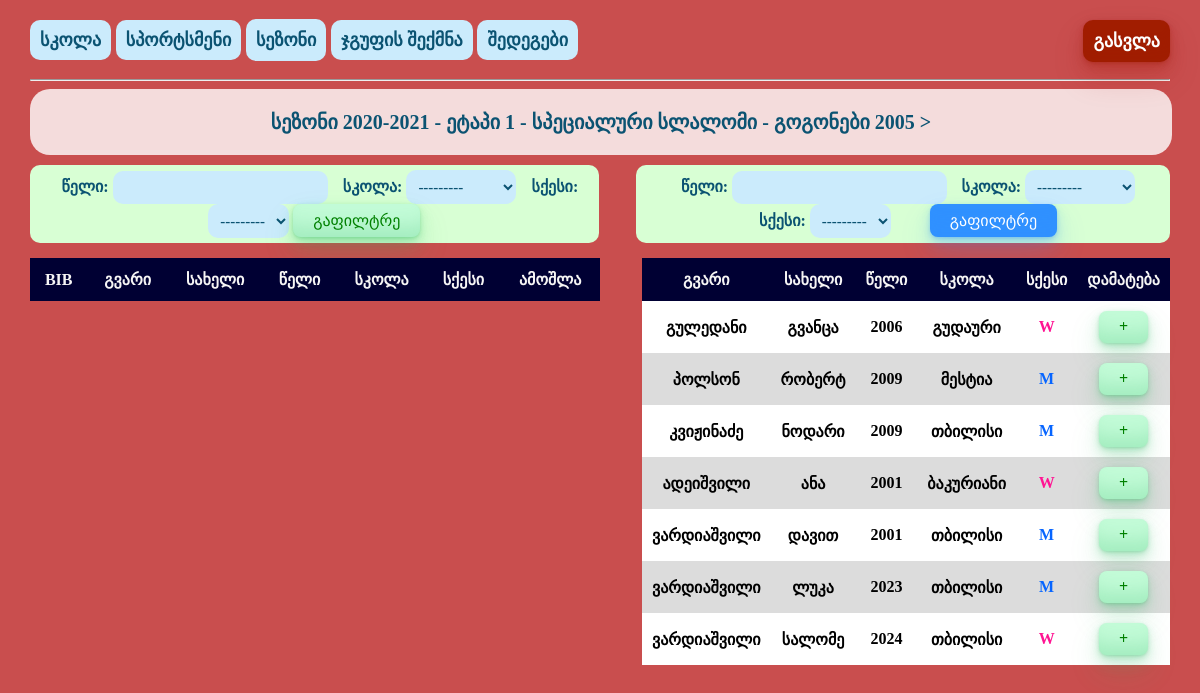
Page /staff/shuffle/3 (signed in) on the earlier database version.
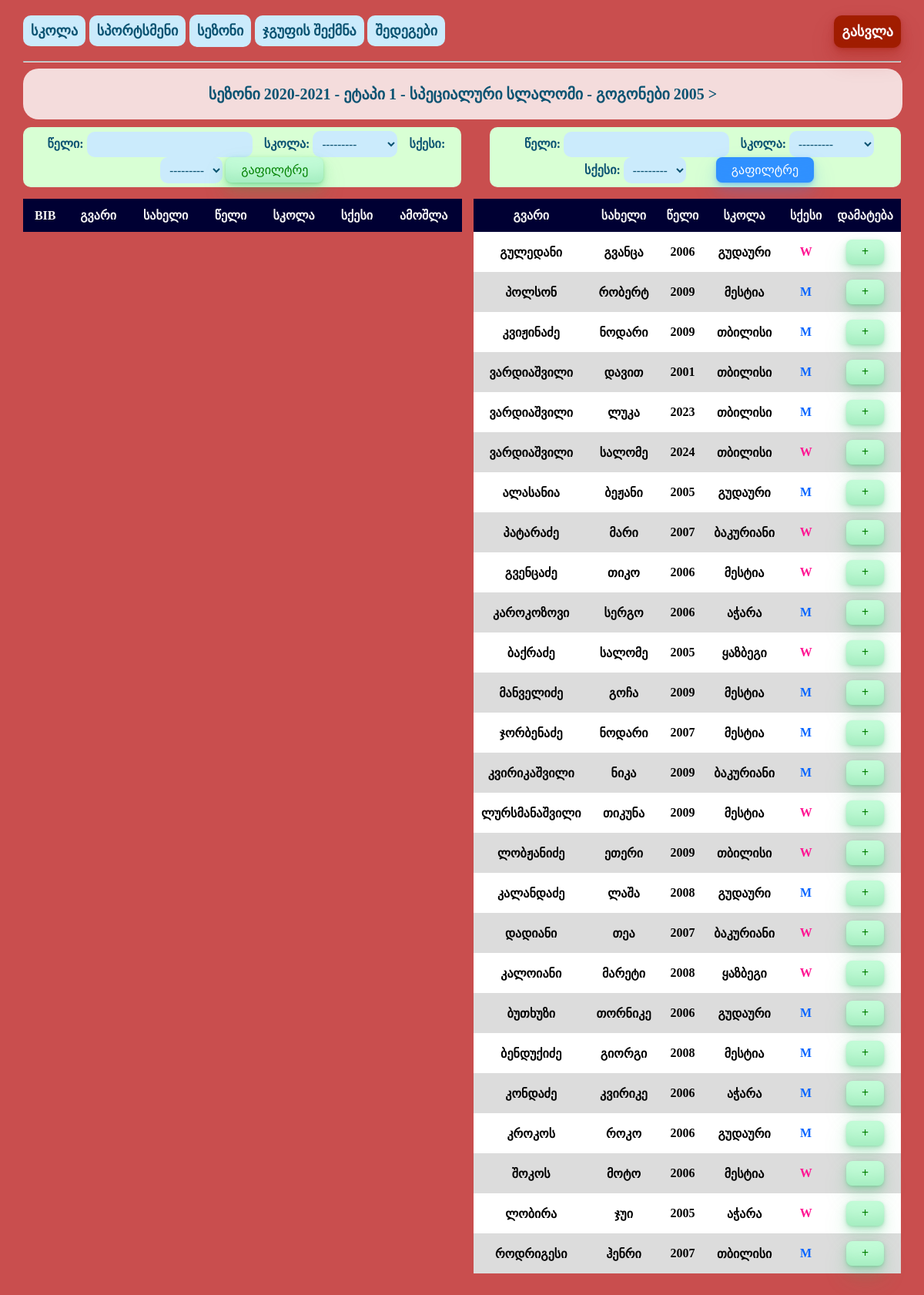
Same page on the later database version.
### staff/models.py (models this page shows, shortened)
class Competitor(models.Model):
    surname = models.CharField(max_length=40, )
    name = models.CharField(max_length=30)
    year = models.IntegerField()
    school = models.ForeignKey(School, on_delete=models.SET_NULL, null=True)
    gender = models.ForeignKey(Gender, on_delete=models.SET_NULL, null=True)
    class Meta:
        db_table = 'staff_competitor'

class School(models.Model):
    school_name = models.CharField(max_length=20)
    def __str__(self):
        return self.school_name

class Gender(models.Model):
    gender = models.CharField(max_length=3)
    def __str__(self):
        return self.gender

### staff/views.py (the view)
# urls.py: path('shuffle/<int:pk>', views.shuffle, name='shuffle-add'),
@login_required(login_url='login')
def shuffle(request, pk):
    room = Shake.objects.get(pk=pk)
    competitors = Competitor.objects.all()
    myfilter = Orderfilter(request.GET, queryset=competitors)
    competitors = myfilter.qs
    if request.GET.get('competitor'):
        competitors_id = request.GET.get('competitor')
        sub_competitors = Competitor.objects.get(id=competitors_id)
        room.participants.add(sub_competitors.id)
    if request.GET.get('delete'):
        competitors_id = request.GET.get('delete')
        sub_competitors = Competitor.objects.get(id=competitors_id)
        room.participants.remove(sub_competitors.id)
    else:
        competitors_id = ""
        sub_competitors = ""
    context = {'myfilter': myfilter, 'room': room, 'competitors': competitors, 'sub_competitors': sub_competitors}
    return render(request, 'staff/shuffle-add.html', context)

### staff/models.py (called while the page is built)
    def __str__(self):
        return self.season_name

    def __str__(self):
        return self.stage_name

    def __str__(self):
        return self.group_name

    def __str__(self):
        return self.discipline_name

### staff/templatetags/add_get_parameter.py (called while the page is built)
@register.tag
def add_get(parser, token):
    pairs = token.split_contents()[1:]
    values = {}
    for pair in pairs:
        s = pair.split('=', 1)
        values[s[0]] = parser.compile_filter(s[1])
    return AddGetParameter(values)

    def render(self, context):
        req = django.template.Variable('request').resolve(context)
        params = req.GET.copy()
        for key, value in self.values.items():
            params[key] = value.resolve(context)
        return '?%s' % params.urlencode()

### staff/templates/staff/shuffle-add.html (shortened to what this page needs)
{% extends 'staff/base.html' %}
{% block content %}
 {% load add_get_parameter %}
<body>
<div class="group_header">
    <p class="group_header_txt">
        {{ room.season_name }} - {{ room.stage_name }} -
    {{ room.discipline }} - {{ room.group_name }}</p>
</div>
<form style="width:49%;float:left;" class="filter-form" method="get">
    <label for="id_year">წელი:</label>
    {{myfilter.form.year}}
    <label for="id_school">სკოლა:</label>
    {{myfilter.form.school}}
    <label for="id_gender">სქესი:</label>
    {{myfilter.form.gender}}
    <button class="button-33"  type="submit">
        გაფილტრე
    </button>
</form>
<form style="width:46%;float:right;" class="filter-form" method="get">
    <label for="id_year">წელი:</label>
    {{myfilter.form.year}}
    <label for="id_school">სკოლა:</label>
    {{myfilter.form.school}}
    <label for="id_gender">სქესი:</label>
    {{myfilter.form.gender}}
    <button class="button-33" id="filter_btn" type="submit">
        გაფილტრე
    </button>
</form>
<div>
    <table class="competitors" style="float: left;width:50%;">
        <tr>
            <th>BIB</th>
            <th>გვარი</th>
            <th>სახელი</th>
            <th>წელი</th>
            <th>სკოლა</th>
            <th>სქესი</th>
            <th>ამოშლა</th>
        </tr>
    </table>
    <table class="competitors" style="float: right;width:46%;margin-left:4px;">
        <tr>
            <th>გვარი</th>
            <th>სახელი</th>
            <th>წელი</th>
            <th>სკოლა</th>
            <th>სქესი</th>
            <th>დამატება</th>
        </tr>
        <tr>
            {% for competitor in competitors %}
                    <tr>
                        <td>{{ competitor.surname }}</td>
                        <td>{{ competitor.name }}</td>
                        <td>{{ competitor.year }}</td>
                        <td>{{ competitor.school }}</td>
                        <td class="{{ competitor.gender }}" >{{ competitor.gender }}</td>
                        <td>
                            <a class="button-33" href="{% add_get competitor=competitor.id delete=''%}"> + </a>
                        </td>
                    </tr>
            {% endfor %}
        </tr>
    </table>
</div>
</body>
{% endblock content %}

Differences in the rows shown:
removed Competitor: surname "ადეიშვილი", name "ანა", year "2001", school "ბაკურიანი", gender "W"
added Competitor: surname "ალასანია", name "ბეჟანი", year "2005", school "გუდაური", gender "M"
added Competitor: surname "პატარაძე", name "მარი", year "2007", school "ბაკურიანი", gender "W"
added Competitor: surname "გვენცაძე", name "თიკო", year "2006", school "მესტია", gender "W"
added Competitor: surname "კაროკოზოვი", name "სერგო", year "2006", school "აჭარა", gender "M"
added Competitor: surname "ბაქრაძე", name "სალომე", year "2005", school "ყაზბეგი", gender "W"
added Competitor: surname "მანველიძე", name "გოჩა", year "2009", school "მესტია", gender "M"
added Competitor: surname "ჯორბენაძე", name "ნოდარი", year "2007", school "მესტია", gender "M"
added Competitor: surname "კვირიკაშვილი", name "ნიკა", year "2009", school "ბაკურიანი", gender "M"
added Competitor: surname "ლურსმანაშვილი", name "თიკუნა", year "2009", school "მესტია", gender "W"
added Competitor: surname "ლობჟანიძე", name "ეთერი", year "2009", school "თბილისი", gender "W"
added Competitor: surname "კალანდაძე", name "ლაშა", year "2008", school "გუდაური", gender "M"
added Competitor: surname "დადიანი", name "თეა", year "2007", school "ბაკურიანი", gender "W"
added Competitor: surname "კალოიანი", name "მარეტი", year "2008", school "ყაზბეგი", gender "W"
added Competitor: surname "ბუთხუზი", name "თორნიკე", year "2006", school "გუდაური", gender "M"
added Competitor: surname "ბენდუქიძე", name "გიორგი", year "2008", school "მესტია", gender "M"
added Competitor: surname "კონდაძე", name "კვირიკე", year "2006", school "აჭარა", gender "M"
added Competitor: surname "კროკოს", name "როკო", year "2006", school "გუდაური", gender "M"
added Competitor: surname "შოკოს", name "მოტო", year "2006", school "მესტია", gender "W"
added Competitor: surname "ლობირა", name "ჯუი", year "2005", school "აჭარა", gender "W"
added Competitor: surname "როდრიგესი", name "ჰენრი", year "2007", school "თბილისი", gender "M"
